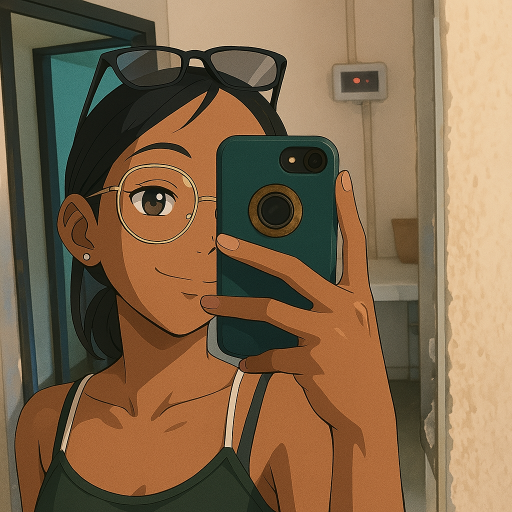
#> input picture tua_imagem.png, 1024 x 1024 px (shown at 1/2 size)
$ python representacao_dados_2.py
#> lines starting #> are read from the running program, lines starting #| are printed output that depends on the picture
import numpy as np
import matplotlib.pyplot as plt
from PIL import Image
import seaborn as sns

# Caminho da imagem JPG
caminho_imagem = "tua_imagem.png"  # Substitui pelo nome correto da tua imagem

# Abrir e converter para tons de cinza
imagem = Image.open(caminho_imagem).convert("L")
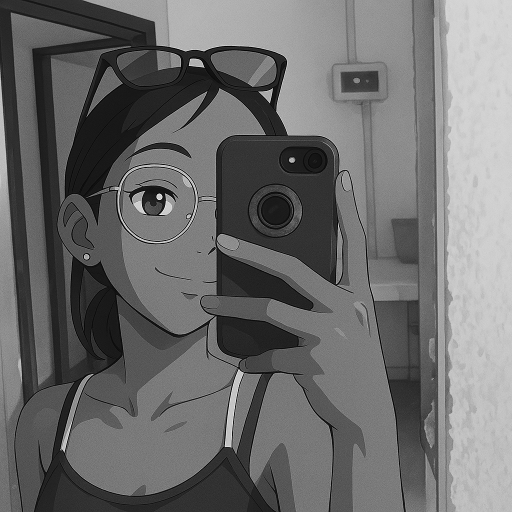
#> imagem: PIL image 1024x1024 L (shown at 1/2 size); min 0, max 255, mean 108.5

# Redimensionar para facilitar a visualização (ex: 28x28 pixels)
imagem_redimensionada = imagem.resize((28, 28))
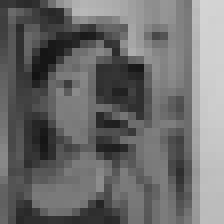
#> imagem_redimensionada: PIL image 28x28 L (shown 8 times larger); min 19, max 212, mean 108.4

# Converter em matriz numpy
matriz_pixels = np.array(imagem_redimensionada)

# Mostrar a imagem como matriz
plt.figure(figsize=(12, 4))
plt.subplot(1, 3, 1)
sns.heatmap(matriz_pixels, cbar=False, xticklabels=False, yticklabels=False)
plt.title("Matriz de Pixels (28x28)")
plt.axis('off')

# Converter a matriz em vetor
vetor_pixels = matriz_pixels.flatten()
#> vetor_pixels = 784 values, max 212 at index 25, min 19 at index 256, mean 108.4

# Mostrar o vetor como uma linha única
plt.subplot(1, 3, 2)
plt.imshow(vetor_pixels.reshape(1, -1), aspect="auto")
plt.title("Vetor de Pixels (784 valores)")
plt.axis('off')

# Mostrar o gráfico de barras dos valores
plt.subplot(1, 3, 3)
plt.bar(range(len(vetor_pixels)), vetor_pixels)
plt.title("Intensidade dos Pixels")
plt.xlabel("Índice")
plt.ylabel("Valor")
plt.tight_layout()
plt.show()
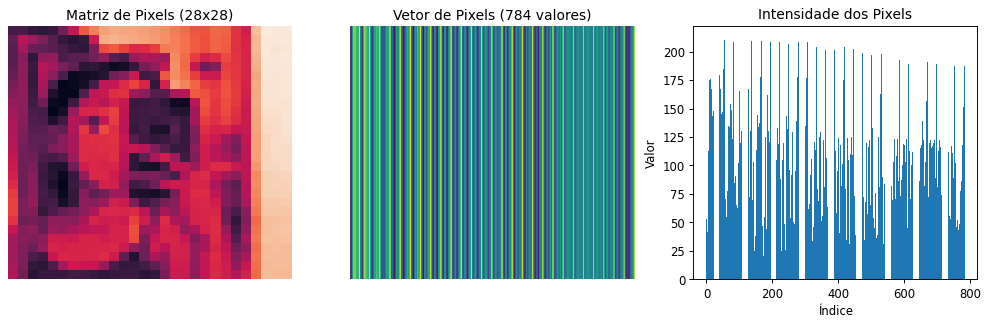
#> figure drawn by matplotlib, 3 panels; panel 3: tallest bar 212 high, from x = 24.6 to 25.4
